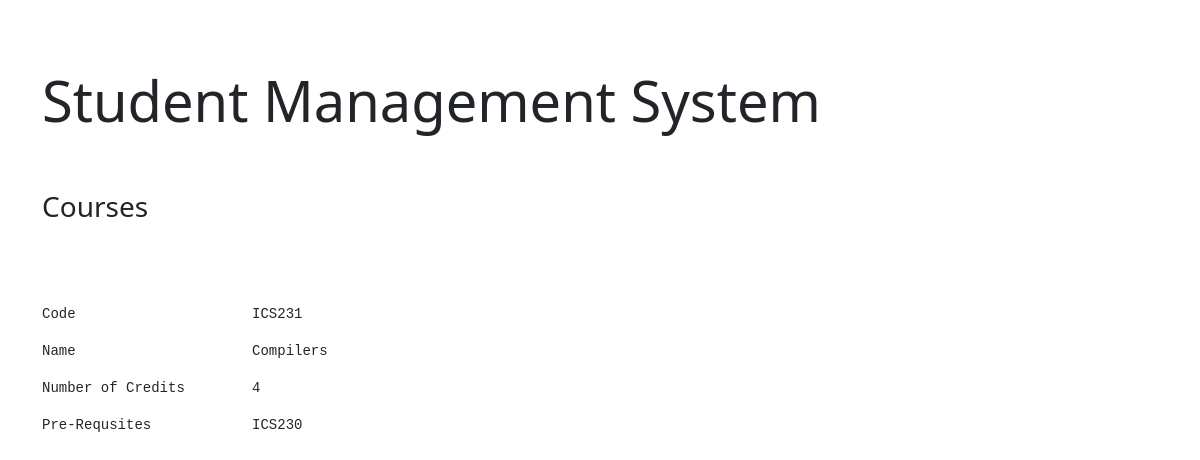
Page /view_course/ICS231 on the committed database.
### tables this page shows
CREATE TABLE "course" (
	"code"	TEXT,
	"name"	TEXT NOT NULL UNIQUE,
	"number_of_credits"	INTEGER NOT NULL,
	"pre_req"	TEXT,
	PRIMARY KEY("code")
);

### main.py (the view)
@app.route('/view_course/<code>')
def viewparticularcourse(code):
    con = sqlite3.connect("test.sqlite3")
    cur = con.cursor()
    cur.execute("select * from course where code=?",(code,))
    ans = cur.fetchall()
    return render_template('viewcourseparticular.html',course = ans)

### main.py (called while the page is built)
@app.before_request
def before_request():
    g.user=None
    if 'user' in session:
        g.user = session['user']

### TEMPLATES/viewcourseparticular.html (shortened to what this page needs)
<!DOCTYPE html>
<html>
    <head>
        <link href="https://cdn.jsdelivr.net/npm/bootstrap@5.1.3/dist/css/bootstrap.min.css" rel="stylesheet">
    </head>
    <body>
        <div class="container">
            <div class="jumbotron">
                <h1 class="display-4"><br>Student Management System</h1>
            </div>
            <br><br><h3>Courses</h3>
                <div class="col-md-8">
                    <br><br><br>
                    <pre>Code                     {{course[0][0]}}<br></pre>
                    <pre>Name                     {{course[0][1]}}<br></pre>
                    <pre>Number of Credits        {{course[0][2]}}<br></pre>
                    <pre>Pre-Requsites            {{course[0][3]}}<br></pre>
                    <br>
                </div>
            </div>
    </body>
</html>

### rows in the picture
course: code "ICS231", name "Compilers", number_of_credits "4", pre_req "ICS230"
